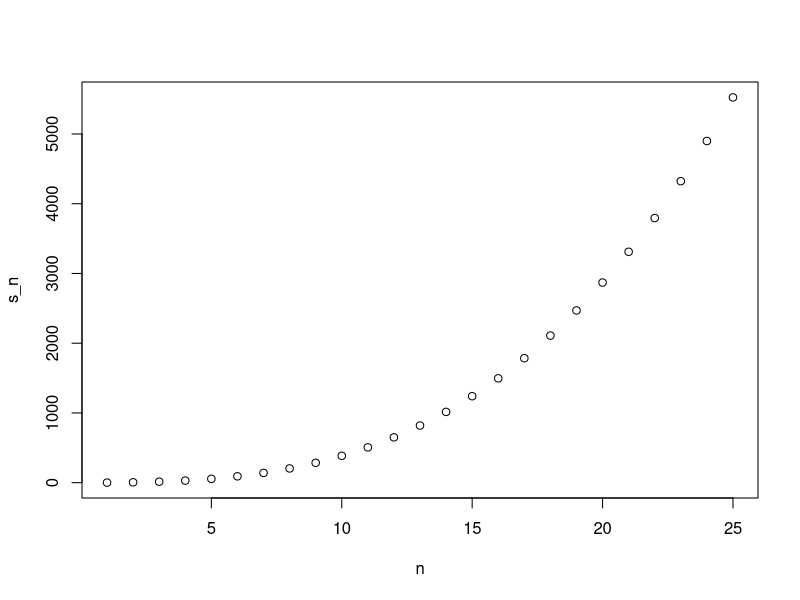
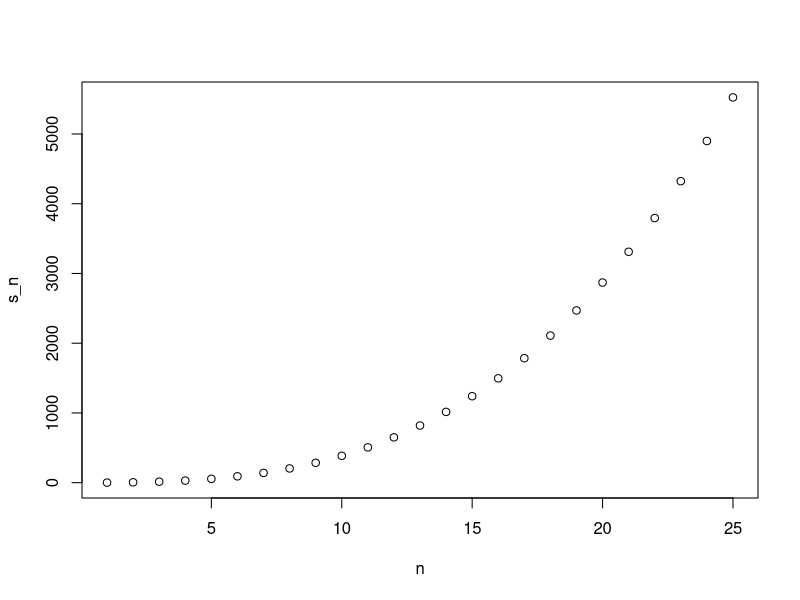

R code for these plots, in order:
## SCORE 8/10

library(dslabs)
data(murders)

## Q1 in journal 
x <- c(1, 2, -3, 4)
if(all(x>0)){
  print("All positive")
} else{
  print("Not all positive")
}
all(x)
any(x)
any(!x)
all(!x)



## Q1
## Combine a number of functions for this question
## Use the ifelse() to write one line of code that assigns to the object new_names
## the state abbreviation when the state name is longer than 8 characters and assign 
## the state name when the name is not longer than 8 characters
new_names <- ifelse(nchar(murders$state) > 8, murders$abb, murders$state)
new_names
## CORRECT


## Q2
## Create a function sum_n that for any given value, say n, creates the vector 1:n,
## and then computes the sum of the integers from 1 to n
## Use the function to determine the sum of integers from 1 to 5000
sum_n <- function(n){
  x <- 1:n
  sum(x)
}
sum_n(5000)
## CORRECT
## other way:
sum_n <- function(n){
  sum(1:n)
}
sum_n(5000)



## Q3
## Create a function named altman_plot that takes 2 arguments, 
## x and y and plots y-x(on the y-axis) against x+y(on the x-axis)
altman_plot <- function(x, y){
  plot(x+y, y-x)
}
## CORRECT



## checking Q2 from journal
x <- 3
my_func <- function(y){
  x <- 5
  y
  print(x)
}
my_func(x)
## 5
## CORRECT

#######################
##exp
x <- 8
my_func <- function(y){
  x <- 9
  print(x)
  y+x
}
my_func(x)
## 9
## 17

## exp
x <- 3
my_func <- function(y){
  x <- 5
  y+5
}
my_func(x) #: 8
x #: 3
#####################




## Q4
## Write a function compute_s_n that for any given n computes the sum
## [Sn = 1^2 + 2^2 + 3^2 +........n^2]
## Report the value of the sum when n=10
compute_s_n <- function(n){
  x <- 1:n
  sum(x^2)
}
compute_s_n(10)
#: 385
## CORRECT




## Q5
## Define an empty numeric vector s_n of size 25.
## Compute the sum when n is equal to each integer from 1 to 25
## using the function you have defined in the previous question: compute_s_n
## Save result in s_n
m <- 25
s_n <- vector(length = m)
s_n <- compute_s_n(m)
s_n
## WRONG
## Correct way:
s_n <- vector("numeric", 25)
for (i in 1:25){
  s_n[i] <- compute_s_n(i)
}
s_n





## Q6
## Define n <- 1:25
## Note that with this we can use for(i in n)
## use a for loop to save the sums into a vector(s_n <- ...)
## Plot s_n (on y-axis)
n <- 1:25
m <- 25
s_n <- vector(length = m)
for (i in n){
  s_n[i] <- compute_s_n(i)
}
plot(n, s_n)
## CORRECT
## Another way:
n <- 1:25
s_n <- vector("numeric", 25)
for (i in n){
  s_n[i] <- compute_s_n(i)
}
plot(n, s_n)







## Q7
## Confirm that s_n and n(n+1)(2n+1)/6 are the same
formula <- n*(n+1)*(2*n+1)/6
identical(s_n, formula)
## CORRECT
